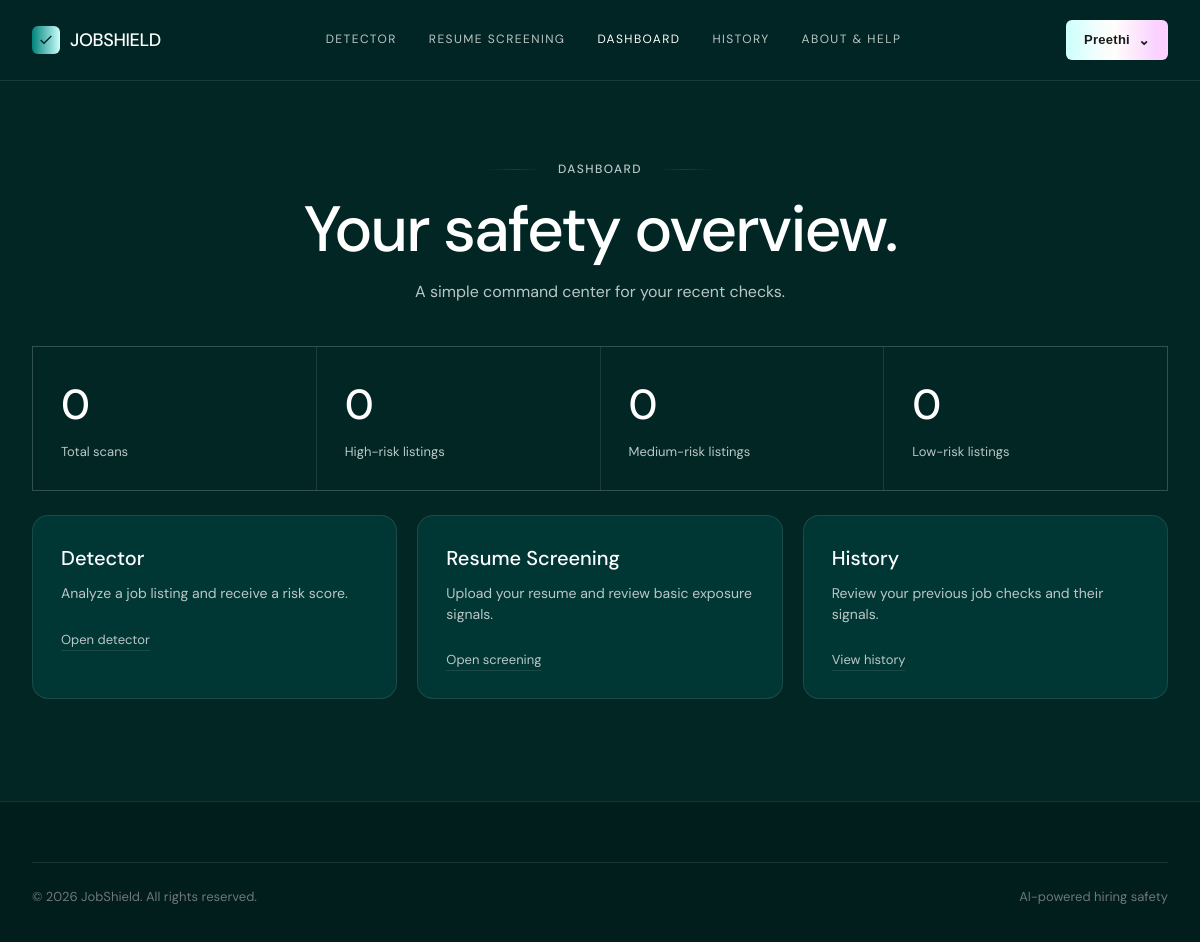
The page /dashboard (signed in) on the database as committed earlier.
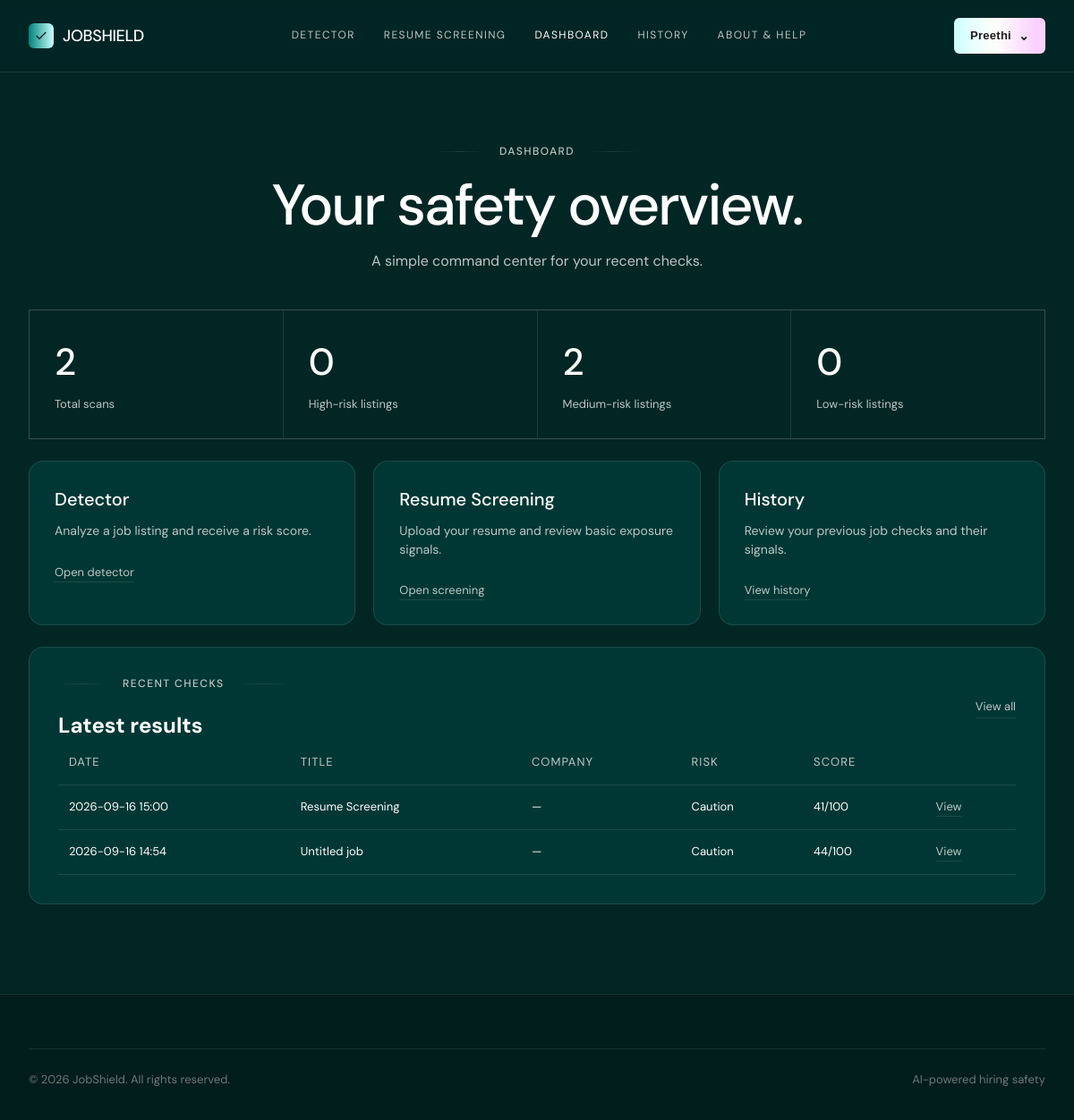
The same page on the database as committed later.
### models.py (models this page shows, shortened)
class User(UserMixin, db.Model):
    __tablename__ = "users"
    id = db.Column(db.Integer, primary_key=True)
    email = db.Column(db.String(255), unique=True, nullable=False, index=True)
    username = db.Column(db.String(80), unique=True, nullable=True, index=True)
    password_hash = db.Column(db.String(255), nullable=True)
    google_id = db.Column(db.String(255), unique=True, nullable=True, index=True)
    needs_username = db.Column(db.Boolean, default=False, nullable=False)
    is_admin = db.Column(db.Boolean, default=False, nullable=False)
    created_at = db.Column(db.DateTime, default=datetime.utcnow, nullable=False)
    scans = db.relationship("Scan", backref="user", lazy=True, cascade="all, delete-orphan")

class Scan(db.Model):
    __tablename__ = "scans"
    id = db.Column(db.Integer, primary_key=True)
    user_id = db.Column(db.Integer, db.ForeignKey("users.id"), nullable=False, index=True)
    created_at = db.Column(db.DateTime, default=datetime.utcnow, nullable=False, index=True)
    job_title = db.Column(db.String(255), nullable=False, default="Untitled job")
    company_name = db.Column(db.String(255), nullable=True)
    score = db.Column(db.Integer, nullable=False, default=0)
    risk = db.Column(db.String(50), nullable=False, default="Caution")
    result_json = db.Column(db.Text, nullable=False)

### app.py (the view)
@app.route("/dashboard")
@login_required
def dashboard():
    scans = (
        Scan.query
        .filter_by(user_id=current_user.id)
        .order_by(Scan.created_at.desc())
        .all()
    )
    return render_template(
        "dashboard.html",
        title="Dashboard",
        active="dashboard",
        stats={
            "total": len(scans),
            "high": sum(x.risk == "Risky" for x in scans),
            "medium": sum(x.risk == "Caution" for x in scans),
            "low": sum(x.risk == "Safe" for x in scans),
        },
        recent_scans=scans[:5],
    )

### models.py (called while the page is built)
@login_manager.user_loader
def load_user(user_id):
    try:
        return db.session.get(User, int(user_id))
    except (TypeError, ValueError):
        return None

### templates/dashboard.html
{% extends 'base.html' %}{% block content %}
<main class="page"><div class="wrap"><div class="page-head"><div class="eyebrow">Dashboard</div><h1>Your safety overview.</h1><p>A simple command center for your recent checks.</p></div>
<div class="stat-grid"><div class="stat-box"><div class="stat-number">{{ stats.total }}</div><div class="stat-label">Total scans</div></div><div class="stat-box"><div class="stat-number">{{ stats.high }}</div><div class="stat-label">High-risk listings</div></div><div class="stat-box"><div class="stat-number">{{ stats.medium }}</div><div class="stat-label">Medium-risk listings</div></div><div class="stat-box"><div class="stat-number">{{ stats.low }}</div><div class="stat-label">Low-risk listings</div></div></div>
<div style="height:24px"></div><div class="cards"><div class="card"><h3>Detector</h3><p>Analyze a job listing and receive a risk score.</p><br><a class="btn-ghost" href="/detector">Open detector</a></div><div class="card"><h3>Resume Screening</h3><p>Upload your resume and review basic exposure signals.</p><br><a class="btn-ghost" href="/resume-screening">Open screening</a></div><div class="card"><h3>History</h3><p>Review your previous job checks and their signals.</p><br><a class="btn-ghost" href="/history">View history</a></div></div>
{% if recent_scans %}
<div style="height:24px"></div><div class="panel"><div style="display:flex;justify-content:space-between;align-items:center;gap:16px"><div><div class="eyebrow">Recent checks</div><h2>Latest results</h2></div><a class="btn-ghost" href="/history">View all</a></div>
<table class="history-table"><thead><tr><th>Date</th><th>Title</th><th>Company</th><th>Risk</th><th>Score</th><th></th></tr></thead><tbody>{% for x in recent_scans %}<tr><td>{{ x.created_at.strftime('%Y-%m-%d %H:%M') }}</td><td>{{ x.job_title }}</td><td>{{ x.company or '—' }}</td><td>{{ x.risk }}</td><td>{{ x.score }}/100</td><td><a class="btn-ghost" href="{{ url_for('history_detail', scan_id=x.id) }}">View</a></td></tr>{% endfor %}</tbody></table></div>
{% endif %}
</div></main>
{% endblock %}

### templates/base.html (shortened to what this page needs)
<!doctype html>
<html lang="en">
<head>
  <link rel="stylesheet" href="{{ url_for('static', filename='css/style.css') }}">
</head>
<body>
<header class="nav">
  <div class="wrap">
    <a href="/" class="logo"><span class="mark"><svg viewBox="0 0 24 24" fill="none" stroke="#012624" stroke-width="2"><path d="M4 12l5 5L20 6"/></svg></span>JOBSHIELD</a>
    <nav class="links">
      <a href="/detector" class="{{ 'active' if active=='detector' else '' }}">Detector</a>
      <a href="/resume-screening" class="{{ 'active' if active=='resume' else '' }}">Resume Screening</a>
      <a href="/dashboard" class="{{ 'active' if active=='dashboard' else '' }}">Dashboard</a>
      <a href="/history" class="{{ 'active' if active=='history' else '' }}">History</a>
      <a href="/about-help" class="{{ 'active' if active=='help' else '' }}">About &amp; Help</a>
    </nav>
    {% if current_user.is_authenticated %}
      <div class="account-menu">
        <button type="button" class="btn btn-nav account-trigger" aria-expanded="false" aria-haspopup="true">
          {{ current_user.username or 'Account' }} <span class="account-chevron">⌄</span>
        </button>
      </div>
    {% else %}
      <a href="{{ url_for('auth.login') }}" class="btn btn-nav btn-nav-gradient">Get Started</a>
    {% endif %}
  </div>
</header>
{% block content %}{% endblock %}
<footer><div class="wrap"><div class="footer-bottom"><span>© 2026 JobShield. All rights reserved.</span><span>AI-powered hiring safety</span></div></div></footer>
</body>
</html>

Rows that differ between the two databases and show on the page:
added Scan: created_at "2026-09-16 15:00", job_title "Resume Screening", company "—", risk "Caution", score "41"
added Scan: created_at "2026-09-16 14:54", job_title "Untitled job", company "—", risk "Caution", score "44"
Other text that changed with them:
{{ stats.total }}: "0" → "2"
{{ stats.medium }}: "0" → "2"
text now shown: "RECENT CHECKS Latest results View all DATE TITLE COMPANY RISK SCORE"
